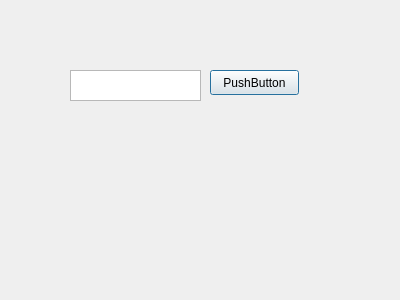
<?xml version="1.0" encoding="UTF-8"?>
<ui version="4.0">
 <class>MyDialog</class>
 <widget class="QDialog" name="MyDialog">
  <property name="geometry">
   <rect>
    <x>0</x>
    <y>0</y>
    <width>400</width>
    <height>300</height>
   </rect>
  </property>
  <property name="windowTitle">
   <string>Dialog</string>
  </property>
  <widget class="QPushButton" name="pushButton">
   <property name="geometry">
    <rect>
     <x>210</x>
     <y>70</y>
     <width>89</width>
     <height>25</height>
    </rect>
   </property>
   <property name="text">
    <string>PushButton</string>
   </property>
  </widget>
  <widget class="QTextEdit" name="textEdit">
   <property name="geometry">
    <rect>
     <x>70</x>
     <y>70</y>
     <width>131</width>
     <height>31</height>
    </rect>
   </property>
  </widget>
 </widget>
 <resources/>
 <connections/>
</ui>
